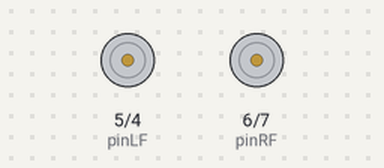
This sketch was run on a simulated Arduino Uno, built for the host (arithmetic inside an expression is 32-bit, double 64-bit). On the bench: motor-driver pin pairs drawn as motors (green arrow = first pin HIGH = forward, orange = second pin HIGH = backward, longer = more drive).

Above: at 0.1 s.
Timing chart, 0 to 0.1 s (numbered marks = the images above):
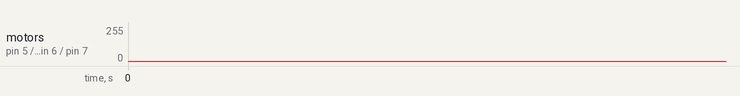

The sketch:

sketch_mar25a.ino
```cpp
#include <Servo.h>

int pinLB=4;     // 왼쪽 바퀴 뒤로 회전
int pinLF=5;     // 왼쪽 바퀴 앞으로 회전
int pinRF=6;    // 오른쪽 바퀴 앞으로 회전
int pinRB=7;    // 오른쪽 바퀴 뒤로 회전

int MotorLFPWM=5;  // 왼쪽 바퀴 앞으로 회전 속도 조절
int MotorRFPWM=6;  // 오른쪽 바퀴 앞으로 회전 속도 조절
int MotorLBPWM=4; // 왼쪽 바퀴 뒤로 회전 속도 조절
int MotorRBPWM=7; // 오른쪽바퀴 뒤로 회전 속도 조절

void setup() {
  // put your setup code here, to run once:
  Serial.begin(9600);     // Initialize

  pinMode(pinLB,OUTPUT); // Define 4 pin for the output (PWM)
  pinMode(pinLF,OUTPUT); // Define 5 pin for the output (PWM)
  pinMode(pinRB,OUTPUT); // Define 6 pin for the output (PWM)
  pinMode(pinRF,OUTPUT); // Define 7 pin for the output (PWM)

  pinMode(MotorLFPWM,OUTPUT);  // Define 5 pin for PWM output
  pinMode(MotorRFPWM,OUTPUT);  // Define 6 pin for PWM output
  pinMode(MotorLBPWM,OUTPUT);  // Define 4 pin for PWM output
  pinMode(MotorRBPWM,OUTPUT);  // Define 7 pin for PWM output
}

void loop() {
  // put your main code here, to run repeatedly:
  digitalWrite(pinRF,HIGH);  // 오른쪽 바퀴 앞으로 high면 활성화 low면 비활성화
  digitalWrite(pinRB,LOW);   // 오른쪽 바퀴 뒤로 high면 활성화 low면 비활성화
  analogWrite(MotorRFPWM,60);// 바퀴 속도 조절

  digitalWrite(pinLF,HIGH);  // 왼쪽 바퀴 앞으로 high면 활성화 low면 비활성화
  digitalWrite(pinLB,LOW);   // 왼쪽 바퀴 뒤로 high면 활성화 low면 비활성화
  analogWrite(MotorLFPWM,60);//Set the output speed(PWM)
}
```
